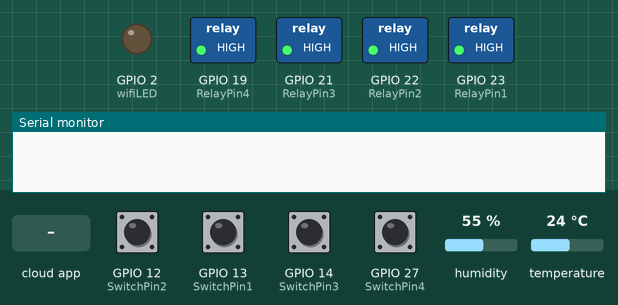
This sketch was run on a simulated ESP8266 (NodeMCU). Shown: switched loads named in the sketch (green lamp = pin HIGH), output pins drawn as LEDs (lit = HIGH), the last lines printed to the serial monitor. Dashed ring = blinking. The inputs (shaded band) are chosen by the test bench; at power-on: GPIO 12 (SwitchPin2), GPIO 13 (SwitchPin1), GPIO 14 (SwitchPin3), GPIO 27 (SwitchPin4) HIGH, humidity 55 %, temperature 24 °C. WiFi joins after 1.5 s; servers stay silent unless stated.

Above: at 2.7 s.
2.8 s: GPIO 12 (SwitchPin2) pulled LOW for 1 s
At 3.76 s:
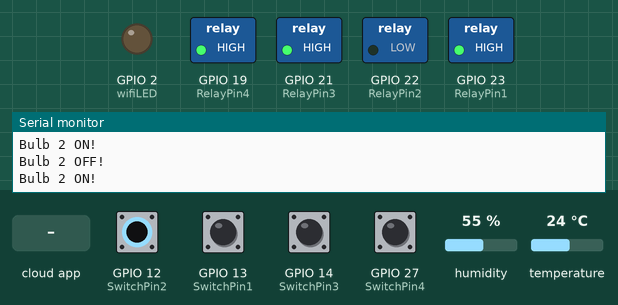
5.4 s: the phone or cloud app sets switch1 to 1
At 6.4 s:
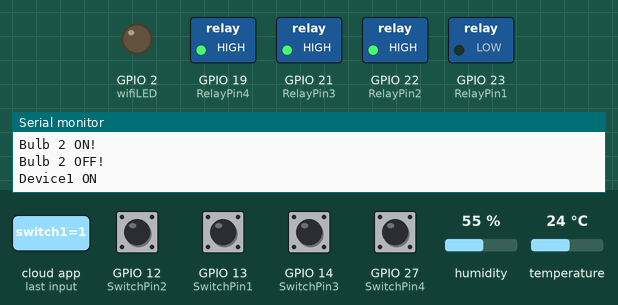
6.9 s: GPIO 14 (SwitchPin3) pulled LOW for 0.15 s
At 7.7 s:
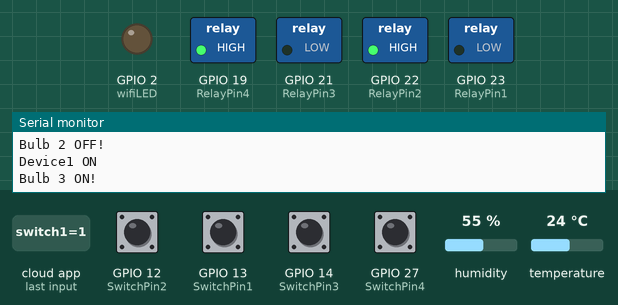
8.6 s: GPIO 13 (SwitchPin1) pulled LOW for 0.15 s
At 10.0 s:
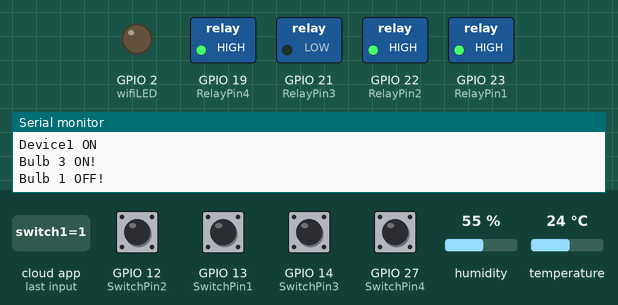
10.3 s: GPIO 27 (SwitchPin4) pulled LOW for 0.15 s
At 11.5 s:
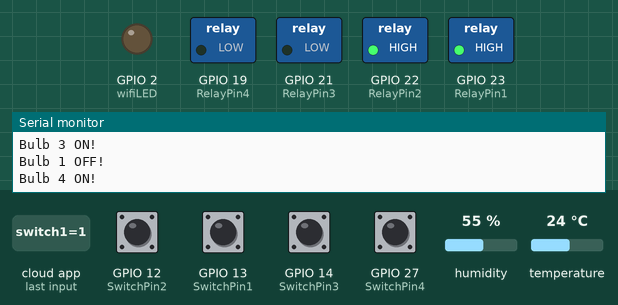
12.0 s: the phone or cloud app sets switch3 to 0
At 12.7 s:
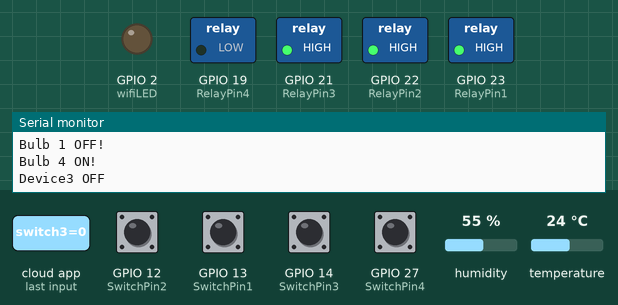
Timing chart, 0 to 14.5 s (numbered marks = the images above; inputs shaded):
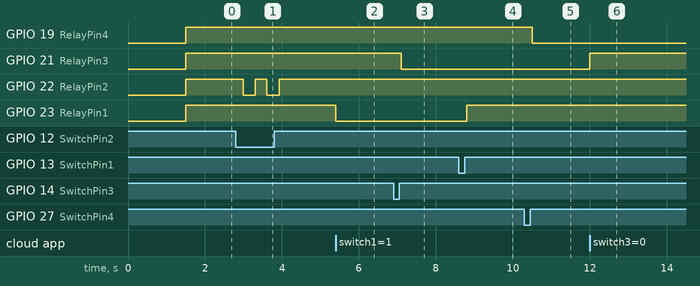

Measured:
- after the input at 2.8 s, GPIO 22 (RelayPin2): alternates HIGH for 0.30 s and LOW for 0.31 s, 4 changes in all, then stays HIGH, starting after 0.20 s
- after the input at 5.4 s, GPIO 23 (RelayPin1): HIGH → LOW at once
- after the input at 6.9 s, GPIO 21 (RelayPin3): HIGH → LOW after 0.20 s
- after the input at 8.6 s, GPIO 23 (RelayPin1): LOW → HIGH after 0.20 s
- after the input at 10.3 s, GPIO 19 (RelayPin4): HIGH → LOW after 0.20 s
- after the input at 12.0 s, GPIO 21 (RelayPin3): LOW → HIGH at once

The sketch:

deluminator.ino
```cpp
/*
 *  TITLE: ESP32 Configured with Arduino IoT Cloud & Alexa to Control 4 Relays with Real Time DHT11 Feedback
 *  Preferences--> Aditional boards Manager URLs :

 *  Development Board Used : DOIT ESP32 DEVKIT V1
 *  Libraries Used:
 *  ArduinoIoTCloud Library (with all the dependencies)
 *  DHT Library from Adafruit
 *  Adafruit Unified Sensor Library
*/

//including all the necessary libraries
#include <ArduinoIoTCloud.h>
#include <Arduino_ConnectionHandler.h>
#include <DHT.h>

const char thingID[]          = "65936024-6827-4009-a074-e0309dcda42e"; //THING ID; Thing - Deluminator
const char deviceLoginName[]  = "3826ca89-1d48-4b4c-b26b-5c09ab01bc31"; //DEVICE ID; Device - ESP32 DEV MODULE

const char SSID[] = "ZTE_2.4G_DYJk9Y";              //Wi-Fi SSID
const char password[] = "albatil@1#3";              //Wi-Fi Password
const char deviceKey[] = "YND1LUR4QAUWPN0JXFLQ";    //DEVICE Password; Secret Key

//RX2  pin connected to DHT sensor, GPIO16
#define DHTPIN 16

//define the GPIO pins connected with relays and switches
#define RelayPin1 23  //D23
#define RelayPin2 22  //D22
#define RelayPin3 21  //D21
#define RelayPin4 19  //D19

#define SwitchPin1 13  //D13
#define SwitchPin2 12  //D12
#define SwitchPin3 14  //D14
#define SwitchPin4 27  //D27

#define wifiLED    2   //D2

#define DHTTYPE DHT11  // DHT 11

//initialize DHT sensor
DHT dht(DHTPIN, DHTTYPE);

int toggleState_1 = 0; //Define integer to remember the toggle state for relay 1
int toggleState_2 = 0; //Define integer to remember the toggle state for relay 2
int toggleState_3 = 0; //Define integer to remember the toggle state for relay 3
int toggleState_4 = 0; //Define integer to remember the toggle state for relay 4

float temperature1 = 0;
float humidity1   = 0;
int   reconnectFlag = 0;

//function prototypes
void onSwitch1Change();
void onSwitch2Change();
void onSwitch3Change();
void onSwitch4Change();

/*Arduino IoT Cloud variables
The following variables are automatically generated and updated when changes are made to the Deluminator*/
CloudSwitch switch1;
CloudSwitch switch2;
CloudSwitch switch3;
CloudSwitch switch4;
CloudTemperatureSensor temperature;
/*The first 4 variables are marked as READ/WRITE in the Cloud Thing and also have functions
  which are called when their values are changed from the dashboard.
  These functions are generated with the Thing and added at the end of this sketch.*/

void initProperties(){

  ArduinoCloud.setBoardId(deviceLoginName);
  ArduinoCloud.setSecretDeviceKey(deviceKey);
  ArduinoCloud.setThingId(thingID);
  ArduinoCloud.addProperty(switch1, READWRITE, ON_CHANGE, onSwitch1Change);
  ArduinoCloud.addProperty(switch2, READWRITE, ON_CHANGE, onSwitch2Change);
  ArduinoCloud.addProperty(switch3, READWRITE, ON_CHANGE, onSwitch3Change);
  ArduinoCloud.addProperty(switch4, READWRITE, ON_CHANGE, onSwitch4Change);
  ArduinoCloud.addProperty(temperature, READ, 8 * SECONDS, NULL); //Update temperature value after every 8 seconds
}

WiFiConnectionHandler ArduinoIoTPreferredConnection(SSID, password);

void readSensor(){

  // Reading temperature or humidity takes about 250 milliseconds
  // Sensor readings may also be up to 2 seconds 'old' (it's a very slow sensor)
  float h = dht.readHumidity();
  // Read temperature as Celsius (the default)
  float t = dht.readTemperature();

  // Check if any reads failed and exit early (to try again)
  if (isnan(h) || isnan(t)) {
    Serial.println("Failed to read from DHT sensor!");
    return;
  }
  else {
    humidity1 = h;
    temperature = t;
   // Serial.println(tempareture);
  }
}

void relayOnOff(int relay) {

  switch (relay) {
    case 1:
      if (toggleState_1 == 0) {
        digitalWrite(RelayPin1, LOW); //turn on relay 1
        toggleState_1 = 1;
        Serial.println("Bulb 1 ON!");
      }
      else {
        digitalWrite(RelayPin1, HIGH); //turn off relay 1
        toggleState_1 = 0;
        Serial.println("Bulb 1 OFF!");
      }
      delay(100);
      break;

    case 2:
      if (toggleState_2 == 0) {
        digitalWrite(RelayPin2, LOW); //turn on relay 2
        toggleState_2 = 1;
        Serial.println("Bulb 2 ON!");
      }
      else {
        digitalWrite(RelayPin2, HIGH); //turn off relay 2
        toggleState_2 = 0;
        Serial.println("Bulb 2 OFF!");
      }
      delay(100);
      break;

    case 3:
      if (toggleState_3 == 0) {
        digitalWrite(RelayPin3, LOW); // turn on relay 3
        toggleState_3 = 1;
        Serial.println("Bulb 3 ON!");
      } else {
        digitalWrite(RelayPin3, HIGH); // turn off relay 3
        toggleState_3 = 0;
        Serial.println("Bulb 3 OFF!");
      }
      delay(100);
      break;

    case 4:
      if (toggleState_4 == 0) {
        digitalWrite(RelayPin4, LOW); // turn on relay 4
        toggleState_4 = 1;
        Serial.println("Bulb 4 ON!");
      }
      else {
        digitalWrite(RelayPin4, HIGH); // turn off relay 4
        toggleState_4 = 0;
        Serial.println("Bulb 4 OFF!");
      }
      delay(100);
      break;

    default : break;
  }
}

void manualControl() {
  //manual switch control
  if (digitalRead(SwitchPin1) == LOW) {
    delay(200);
    relayOnOff(1);
    switch1 = toggleState_1;
  }
  else if (digitalRead(SwitchPin2) == LOW) {
    delay(200);
    relayOnOff(2);
    switch2 = toggleState_2;
  }
  else if (digitalRead(SwitchPin3) == LOW) {
    delay(200);
    relayOnOff(3);
    switch3 = toggleState_3;
  }
  else if (digitalRead(SwitchPin4) == LOW) {
    delay(200);
    relayOnOff(4);
    switch4 = toggleState_4;
  }
}

void doThisOnConnect(){
  //success message upon connection to cloud
  Serial.println("Board successfully connected to Arduino IoT Cloud");
  digitalWrite(wifiLED, HIGH); //Turn off Wi-Fi LED
}

void doThisOnSync(){
  Serial.println("Thing Properties synchronised");
}

void doThisOnDisconnect(){
  Serial.println("Board disconnected from Arduino IoT Cloud");
  digitalWrite(wifiLED, LOW); //Turn off WiFi LED
}

void setup() {
  // Initialize serial and wait for port to open:
  Serial.begin(9600);
  // This delay gives the chance to wait for a Serial Monitor without blocking if none is found
  delay(1500);

  // Defined in thingProperties.h
  initProperties();
  dht.begin();

  // Connect to Arduino IoT Cloud
  ArduinoCloud.begin(ArduinoIoTPreferredConnection);

  ArduinoCloud.addCallback(ArduinoIoTCloudEvent::CONNECT, doThisOnConnect);
  ArduinoCloud.addCallback(ArduinoIoTCloudEvent::SYNC, doThisOnSync);
  ArduinoCloud.addCallback(ArduinoIoTCloudEvent::DISCONNECT, doThisOnDisconnect);

  /*
     The following function allows you to obtain more information
     related to the state of network and IoT Cloud connection and errors
     the higher number the more granular information you’ll get.
     The default is 0 (only errors).
     Maximum is 4
 */
  setDebugMessageLevel(2);
  ArduinoCloud.printDebugInfo();

  /*
   The pins on the Arduino can be configured as either inputs or outputs.
   The pinMode() function configures the specified pin to behave either as an input or an output.
   */

  //relay pins declared as outputs
  pinMode(RelayPin1, OUTPUT);
  pinMode(RelayPin2, OUTPUT);
  pinMode(RelayPin3, OUTPUT);
  pinMode(RelayPin4, OUTPUT);

  //built-in led connected to pin GPIO2 set for output mode when Wi-Fi is enabled
  pinMode(wifiLED, OUTPUT);

  //the INPUT-PULLUP pin mode accesses one of the 45K Ohm pullup resistors built on the chip
  pinMode(SwitchPin1, INPUT_PULLUP);
  pinMode(SwitchPin2, INPUT_PULLUP);
  pinMode(SwitchPin3, INPUT_PULLUP);
  pinMode(SwitchPin4, INPUT_PULLUP);

  /*
   The digitalWrite() function is used to write a HIGH or a LOW value to a digital pin.
   If the pin has been configured as an OUTPUT with pinMode(), its voltage will be set to the
   corresponding value: 5V (or 3.3V on 3.3V boards) for HIGH, 0V (ground) for LOW.
   */
  //During startup, all relays should TURN OFF
  digitalWrite(RelayPin1, HIGH);
  digitalWrite(RelayPin2, HIGH);
  digitalWrite(RelayPin3, HIGH);
  digitalWrite(RelayPin4, HIGH);
}

void loop() {

  //this call sends data to the cloud and receives updates
  ArduinoCloud.update();

  manualControl();     //manual switch control
  readSensor();        //read sensor data
}

/*
  Since each switch is READ/WRITE variable, onSwitch[x]Change() is
  executed every time a new value is received from IoT Cloud.
*/
void onSwitch1Change() {
  //control the device
  if (switch1 == 1)
  {
    digitalWrite(RelayPin1, LOW);
    Serial.println("Device1 ON");
    toggleState_1 = 1;
  }
  else
  {
    digitalWrite(RelayPin1, HIGH);
    Serial.println("Device1 OFF");
    toggleState_1 = 0;
  }
}

void onSwitch2Change() {
  if (switch2 == 1)
  {
    digitalWrite(RelayPin2, LOW);
    Serial.println("Device2 ON");
    toggleState_2 = 1;
  }
  else
  {
    digitalWrite(RelayPin2, HIGH);
    Serial.println("Device2 OFF");
    toggleState_2 = 0;
  }
}

void onSwitch3Change() {
  if (switch3 == 1)
  {
    digitalWrite(RelayPin3, LOW);
    Serial.println("Device3 ON");
    toggleState_3 = 1;
  }
  else
  {
    digitalWrite(RelayPin3, HIGH);
    Serial.println("Device3 OFF");
    toggleState_3 = 0;
  }
}

void onSwitch4Change() {
  if (switch4 == 1)
  {
    digitalWrite(RelayPin4, LOW);
    Serial.println("Device4 ON");
    toggleState_4 = 1;
  }
  else
  {
    digitalWrite(RelayPin4, HIGH);
    Serial.println("Device4 OFF");
    toggleState_4 = 0;
  }
}
```
